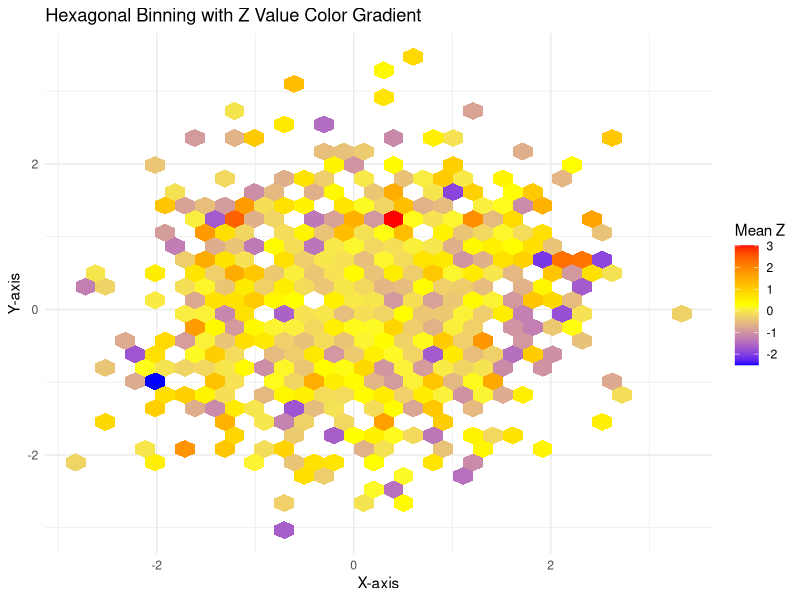

Recreate this plot in R.
# Load the necessary library
library(ggplot2)

# Sample data
set.seed(123)
data <- data.frame(
  x = rnorm(1000),
  y = rnorm(1000),
  z = rnorm(1000)
)

# Plot using stat_summary_hex
ggplot(data, aes(x = x, y = y, z = z)) +
  stat_summary_hex(aes(fill = after_stat(value)), bins = 30, fun = mean) +
  scale_fill_gradientn(colors = c("blue", "yellow", "red")) + # Customize the color gradient
  theme_minimal() +
  labs(
    title = "Hexagonal Binning with Z Value Color Gradient",
    x = "X-axis",
    y = "Y-axis",
    fill = "Mean Z"
  )
